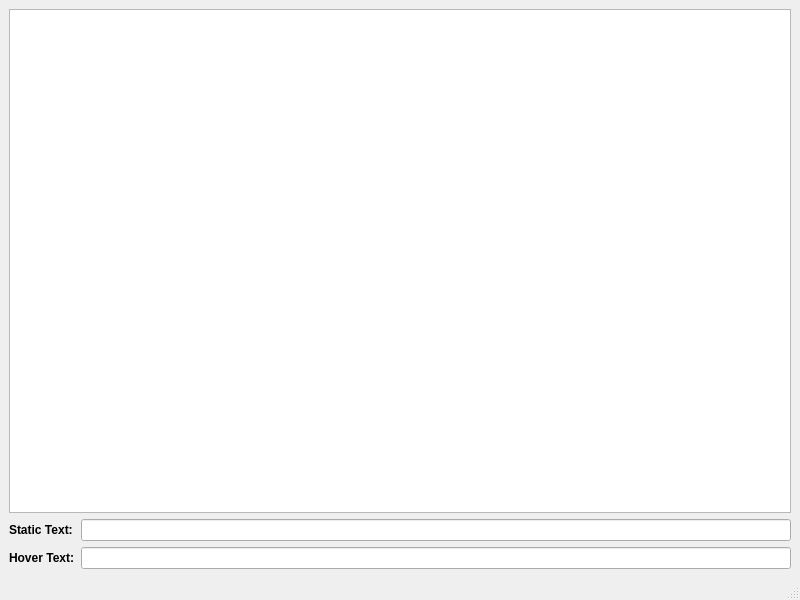
<?xml version="1.0" encoding="UTF-8"?>
<ui version="4.0">
 <class>MainWindow</class>
 <widget class="QMainWindow" name="MainWindow">
  <property name="geometry">
   <rect>
    <x>0</x>
    <y>0</y>
    <width>800</width>
    <height>600</height>
   </rect>
  </property>
  <property name="windowTitle">
   <string>Alphanumeric Display Emulator</string>
  </property>
  <widget class="QWidget" name="centralwidget">
   <layout class="QVBoxLayout" name="verticalLayout">
    <item>
     <widget class="QGraphicsView" name="graphicsView"/>
    </item>
    <item>
     <layout class="QGridLayout" name="gridLayout">
      <item row="0" column="0">
       <widget class="QLabel" name="label">
        <property name="font">
         <font>
          <bold>true</bold>
         </font>
        </property>
        <property name="text">
         <string>Static Text:</string>
        </property>
       </widget>
      </item>
      <item row="1" column="0">
       <widget class="QLabel" name="label_2">
        <property name="font">
         <font>
          <bold>true</bold>
         </font>
        </property>
        <property name="text">
         <string>Hover Text:</string>
        </property>
       </widget>
      </item>
      <item row="1" column="1">
       <widget class="QLineEdit" name="hoverEdit"/>
      </item>
      <item row="0" column="1">
       <widget class="QLineEdit" name="staticEdit"/>
      </item>
     </layout>
    </item>
   </layout>
  </widget>
  <widget class="QMenuBar" name="menubar">
   <property name="geometry">
    <rect>
     <x>0</x>
     <y>0</y>
     <width>800</width>
     <height>22</height>
    </rect>
   </property>
  </widget>
  <widget class="QStatusBar" name="statusbar"/>
 </widget>
 <resources/>
 <connections/>
</ui>
